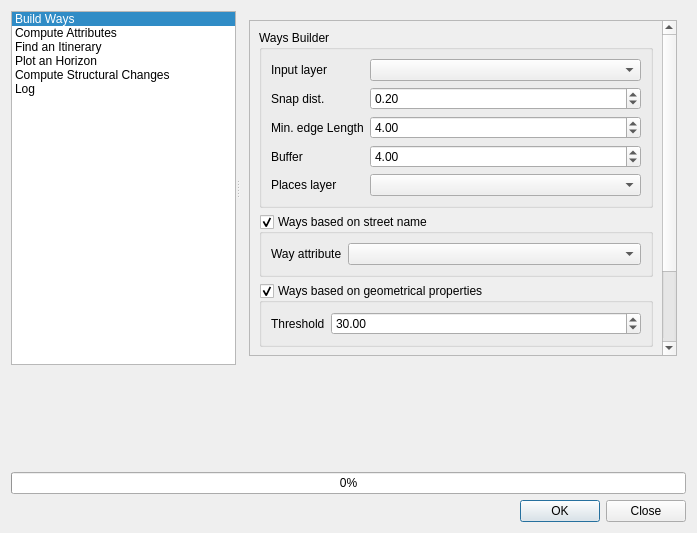
<?xml version="1.0" encoding="UTF-8"?>
<ui version="4.0">
 <class>morpheoDialog</class>
 <widget class="QDialog" name="morpheoDialog">
  <property name="geometry">
   <rect>
    <x>0</x>
    <y>0</y>
    <width>697</width>
    <height>533</height>
   </rect>
  </property>
  <property name="windowTitle">
   <string>Morpheo</string>
  </property>
  <layout class="QVBoxLayout" name="verticalLayout">
   <item>
    <widget class="QSplitter" name="mAlgosSplitter">
     <property name="orientation">
      <enum>Qt::Horizontal</enum>
     </property>
     <property name="childrenCollapsible">
      <bool>false</bool>
     </property>
     <widget class="QFrame" name="mAlgosListFrame">
      <property name="minimumSize">
       <size>
        <width>0</width>
        <height>0</height>
       </size>
      </property>
      <property name="frameShape">
       <enum>QFrame::NoFrame</enum>
      </property>
      <property name="frameShadow">
       <enum>QFrame::Raised</enum>
      </property>
      <layout class="QVBoxLayout" name="mAlgosListLayout">
       <property name="margin">
        <number>0</number>
       </property>
       <item>
        <widget class="QListWidget" name="mAlgosListWidget">
         <property name="minimumSize">
          <size>
           <width>60</width>
           <height>0</height>
          </size>
         </property>
         <property name="maximumSize">
          <size>
           <width>225</width>
           <height>16777215</height>
          </size>
         </property>
         <property name="horizontalScrollBarPolicy">
          <enum>Qt::ScrollBarAlwaysOff</enum>
         </property>
         <property name="editTriggers">
          <set>QAbstractItemView::NoEditTriggers</set>
         </property>
         <property name="iconSize">
          <size>
           <width>32</width>
           <height>32</height>
          </size>
         </property>
         <property name="textElideMode">
          <enum>Qt::ElideNone</enum>
         </property>
         <property name="resizeMode">
          <enum>QListView::Adjust</enum>
         </property>
         <property name="wordWrap">
          <bool>true</bool>
         </property>
         <property name="currentRow">
          <number>0</number>
         </property>
         <item>
          <property name="text">
           <string>Build Ways</string>
          </property>
         </item>
         <item>
          <property name="text">
           <string>Compute Attributes</string>
          </property>
         </item>
         <item>
          <property name="text">
           <string>Find an Itinerary</string>
          </property>
         </item>
         <item>
          <property name="text">
           <string>Plot an Horizon</string>
          </property>
         </item>
         <item>
          <property name="text">
           <string>Compute Structural Changes</string>
          </property>
         </item>
         <item>
          <property name="text">
           <string>Log</string>
          </property>
         </item>
        </widget>
       </item>
      </layout>
     </widget>
     <widget class="QFrame" name="mAlgosFrame">
      <property name="sizePolicy">
       <sizepolicy hsizetype="Expanding" vsizetype="Preferred">
        <horstretch>1</horstretch>
        <verstretch>0</verstretch>
       </sizepolicy>
      </property>
      <property name="frameShape">
       <enum>QFrame::NoFrame</enum>
      </property>
      <property name="frameShadow">
       <enum>QFrame::Raised</enum>
      </property>
      <layout class="QVBoxLayout" name="mAlgosLayout">
       <property name="margin">
        <number>0</number>
       </property>
       <item>
        <widget class="QStackedWidget" name="mAlgosStackedWidget">
         <property name="sizePolicy">
          <sizepolicy hsizetype="Expanding" vsizetype="Expanding">
           <horstretch>0</horstretch>
           <verstretch>0</verstretch>
          </sizepolicy>
         </property>
         <widget class="QWidget" name="mAlgo_01">
          <layout class="QVBoxLayout" name="verticalLayout_2">
           <item>
            <widget class="QScrollArea" name="scrollArea">
             <property name="enabled">
              <bool>true</bool>
             </property>
             <property name="widgetResizable">
              <bool>true</bool>
             </property>
             <widget class="QWidget" name="scrollAreaWidgetContentsWaysBuilder">
              <property name="geometry">
               <rect>
                <x>0</x>
                <y>0</y>
                <width>412</width>
                <height>455</height>
               </rect>
              </property>
              <property name="sizePolicy">
               <sizepolicy hsizetype="Preferred" vsizetype="Maximum">
                <horstretch>0</horstretch>
                <verstretch>0</verstretch>
               </sizepolicy>
              </property>
              <layout class="QVBoxLayout" name="verticalLayout_3">
               <item>
                <widget class="QGroupBox" name="grpWaysBuilder">
                 <property name="sizePolicy">
                  <sizepolicy hsizetype="Preferred" vsizetype="Maximum">
                   <horstretch>0</horstretch>
                   <verstretch>0</verstretch>
                  </sizepolicy>
                 </property>
                 <property name="title">
                  <string>Ways Builder</string>
                 </property>
                 <layout class="QGridLayout" name="gridLayout">
                  <item row="0" column="1">
                   <widget class="QComboBox" name="cbxWaysBuilderInputLayer"/>
                  </item>
                  <item row="0" column="0">
                   <widget class="QLabel" name="lWaysBuilderInputLayer">
                    <property name="sizePolicy">
                     <sizepolicy hsizetype="Maximum" vsizetype="Preferred">
                      <horstretch>0</horstretch>
                      <verstretch>0</verstretch>
                     </sizepolicy>
                    </property>
                    <property name="text">
                     <string>Input layer</string>
                    </property>
                   </widget>
                  </item>
                  <item row="1" column="0">
                   <widget class="QLabel" name="lWaysBuilderSnapDist">
                    <property name="sizePolicy">
                     <sizepolicy hsizetype="Maximum" vsizetype="Preferred">
                      <horstretch>0</horstretch>
                      <verstretch>0</verstretch>
                     </sizepolicy>
                    </property>
                    <property name="text">
                     <string>Snap dist.</string>
                    </property>
                   </widget>
                  </item>
                  <item row="1" column="1">
                   <widget class="QDoubleSpinBox" name="spxWaysBuilderSnapDist">
                    <property name="singleStep">
                     <double>0.100000000000000</double>
                    </property>
                    <property name="value">
                     <double>0.200000000000000</double>
                    </property>
                   </widget>
                  </item>
                  <item row="2" column="1">
                   <widget class="QDoubleSpinBox" name="spxWaysBuilderMinEdgeLength">
                    <property name="value">
                     <double>4.000000000000000</double>
                    </property>
                   </widget>
                  </item>
                  <item row="2" column="0">
                   <widget class="QLabel" name="lWaysBuilderMinEdgeLength">
                    <property name="sizePolicy">
                     <sizepolicy hsizetype="Maximum" vsizetype="Preferred">
                      <horstretch>0</horstretch>
                      <verstretch>0</verstretch>
                     </sizepolicy>
                    </property>
                    <property name="text">
                     <string>Min. edge Length</string>
                    </property>
                   </widget>
                  </item>
                  <item row="3" column="0">
                   <widget class="QLabel" name="lWaysBuilderBuffer">
                    <property name="text">
                     <string>Buffer</string>
                    </property>
                   </widget>
                  </item>
                  <item row="3" column="1">
                   <widget class="QDoubleSpinBox" name="spxWaysBuilderBuffer">
                    <property name="value">
                     <double>4.000000000000000</double>
                    </property>
                   </widget>
                  </item>
                  <item row="4" column="0">
                   <widget class="QLabel" name="lWaysBuilderPlacesLayer">
                    <property name="text">
                     <string>Places layer</string>
                    </property>
                   </widget>
                  </item>
                  <item row="4" column="1">
                   <widget class="QComboBox" name="cbxWaysBuilderPlacesLayer"/>
                  </item>
                 </layout>
                </widget>
               </item>
               <item>
                <widget class="QGroupBox" name="grpWaysBuilderStreetName">
                 <property name="enabled">
                  <bool>true</bool>
                 </property>
                 <property name="sizePolicy">
                  <sizepolicy hsizetype="Preferred" vsizetype="Maximum">
                   <horstretch>0</horstretch>
                   <verstretch>0</verstretch>
                  </sizepolicy>
                 </property>
                 <property name="title">
                  <string>Ways based on street name</string>
                 </property>
                 <property name="checkable">
                  <bool>true</bool>
                 </property>
                 <property name="checked">
                  <bool>true</bool>
                 </property>
                 <layout class="QGridLayout" name="gridLayout_2">
                  <item row="1" column="1">
                   <widget class="QComboBox" name="cbxWaysBuilderWayAttribute"/>
                  </item>
                  <item row="1" column="0">
                   <widget class="QLabel" name="lWaysBuilderWayAttribute">
                    <property name="enabled">
                     <bool>true</bool>
                    </property>
                    <property name="sizePolicy">
                     <sizepolicy hsizetype="Maximum" vsizetype="Preferred">
                      <horstretch>0</horstretch>
                      <verstretch>0</verstretch>
                     </sizepolicy>
                    </property>
                    <property name="text">
                     <string>Way attribute</string>
                    </property>
                   </widget>
                  </item>
                 </layout>
                </widget>
               </item>
               <item>
                <widget class="QGroupBox" name="grpWaysBuilderGeomProps">
                 <property name="sizePolicy">
                  <sizepolicy hsizetype="Preferred" vsizetype="Maximum">
                   <horstretch>0</horstretch>
                   <verstretch>0</verstretch>
                  </sizepolicy>
                 </property>
                 <property name="title">
                  <string>Ways based on geometrical properties</string>
                 </property>
                 <property name="checkable">
                  <bool>true</bool>
                 </property>
                 <layout class="QGridLayout" name="gridLayout_3">
                  <item row="0" column="1">
                   <widget class="QDoubleSpinBox" name="spxWaysBuilderThreshold">
                    <property name="singleStep">
                     <double>10.000000000000000</double>
                    </property>
                    <property name="value">
                     <double>30.000000000000000</double>
                    </property>
                   </widget>
                  </item>
                  <item row="0" column="0">
                   <widget class="QLabel" name="lWaysBuilderThreshold">
                    <property name="sizePolicy">
                     <sizepolicy hsizetype="Maximum" vsizetype="Preferred">
                      <horstretch>0</horstretch>
                      <verstretch>0</verstretch>
                     </sizepolicy>
                    </property>
                    <property name="text">
                     <string>Threshold</string>
                    </property>
                   </widget>
                  </item>
                 </layout>
                </widget>
               </item>
               <item>
                <widget class="QGroupBox" name="grWaysBuilderOutput">
                 <property name="sizePolicy">
                  <sizepolicy hsizetype="Preferred" vsizetype="Maximum">
                   <horstretch>0</horstretch>
                   <verstretch>0</verstretch>
                  </sizepolicy>
                 </property>
                 <property name="title">
                  <string>Ouput</string>
                 </property>
                 <layout class="QGridLayout" name="gridLayout_4">
                  <item row="1" column="1">
                   <widget class="QLineEdit" name="letWaysBuilderDBName"/>
                  </item>
                  <item row="1" column="0">
                   <widget class="QLabel" name="lWaysBuilderDBName">
                    <property name="sizePolicy">
                     <sizepolicy hsizetype="Maximum" vsizetype="Preferred">
                      <horstretch>0</horstretch>
                      <verstretch>0</verstretch>
                     </sizepolicy>
                    </property>
                    <property name="text">
                     <string>DB name</string>
                    </property>
                   </widget>
                  </item>
                  <item row="0" column="0">
                   <widget class="QLabel" name="lWaysBuilderDirectoryPath">
                    <property name="text">
                     <string>Directory</string>
                    </property>
                   </widget>
                  </item>
                  <item row="0" column="1">
                   <layout class="QHBoxLayout" name="horizontalLayout_2">
                    <item>
                     <widget class="QLineEdit" name="letWaysBuilderDirectoryPath"/>
                    </item>
                    <item>
                     <widget class="QPushButton" name="pbnWaysBuilderDirectoryPath">
                      <property name="sizePolicy">
                       <sizepolicy hsizetype="Minimum" vsizetype="Fixed">
                        <horstretch>0</horstretch>
                        <verstretch>0</verstretch>
                       </sizepolicy>
                      </property>
                      <property name="text">
                       <string>...</string>
                      </property>
                     </widget>
                    </item>
                   </layout>
                  </item>
                 </layout>
                </widget>
               </item>
              </layout>
             </widget>
            </widget>
           </item>
          </layout>
         </widget>
         <widget class="QWidget" name="mAlgo_02">
          <layout class="QVBoxLayout" name="verticalLayout_5">
           <item>
            <widget class="QScrollArea" name="scrollArea_2">
             <property name="widgetResizable">
              <bool>true</bool>
             </property>
             <widget class="QWidget" name="scrollAreaWidgetContentsWayAttributes">
              <property name="geometry">
               <rect>
                <x>0</x>
                <y>0</y>
                <width>428</width>
                <height>397</height>
               </rect>
              </property>
              <property name="sizePolicy">
               <sizepolicy hsizetype="Preferred" vsizetype="Maximum">
                <horstretch>0</horstretch>
                <verstretch>0</verstretch>
               </sizepolicy>
              </property>
              <layout class="QVBoxLayout" name="verticalLayout_4">
               <item>
                <widget class="QGroupBox" name="grpWayAttributes">
                 <property name="sizePolicy">
                  <sizepolicy hsizetype="Preferred" vsizetype="Maximum">
                   <horstretch>0</horstretch>
                   <verstretch>0</verstretch>
                  </sizepolicy>
                 </property>
                 <property name="title">
                  <string>Compute Attributes</string>
                 </property>
                 <layout class="QGridLayout" name="gridLayout_5">
                  <item row="0" column="0">
                   <widget class="QLabel" name="lWayAttributesDBPath">
                    <property name="text">
                     <string>Database path</string>
                    </property>
                   </widget>
                  </item>
                  <item row="0" column="1">
                   <layout class="QHBoxLayout" name="horizontalLayout_5">
                    <item>
                     <widget class="QLineEdit" name="letWayAttributesDBPath"/>
                    </item>
                    <item>
                     <widget class="QPushButton" name="pbnWayAttributesDBPath">
                      <property name="text">
                       <string>...</string>
                      </property>
                     </widget>
                    </item>
                   </layout>
                  </item>
                  <item row="1" column="1">
                   <widget class="QComboBox" name="cbxWayAttributesComputeOn">
                    <property name="currentIndex">
                     <number>0</number>
                    </property>
                    <item>
                     <property name="text">
                      <string>Ways</string>
                     </property>
                    </item>
                    <item>
                     <property name="text">
                      <string>Edges</string>
                     </property>
                    </item>
                   </widget>
                  </item>
                  <item row="1" column="0">
                   <widget class="QLabel" name="lWayAttributesComputeOn">
                    <property name="text">
                     <string>Compute on</string>
                    </property>
                   </widget>
                  </item>
                 </layout>
                </widget>
               </item>
               <item>
                <widget class="QGroupBox" name="grpWayAttributesLocal">
                 <property name="sizePolicy">
                  <sizepolicy hsizetype="Preferred" vsizetype="Maximum">
                   <horstretch>0</horstretch>
                   <verstretch>0</verstretch>
                  </sizepolicy>
                 </property>
                 <property name="title">
                  <string>Local attributes</string>
                 </property>
                 <layout class="QVBoxLayout" name="verticalLayout_7">
                  <item>
                   <widget class="QCheckBox" name="cbxWayAttributesOrthogonality">
                    <property name="text">
                     <string>Orthogonality</string>
                    </property>
                   </widget>
                  </item>
                  <item>
                   <widget class="QCheckBox" name="cbxWayAttributesRtopo">
                    <property name="text">
                     <string>Topological radius</string>
                    </property>
                   </widget>
                  </item>
                 </layout>
                </widget>
               </item>
               <item>
                <widget class="QGroupBox" name="grpWayAttributesGlobal">
                 <property name="sizePolicy">
                  <sizepolicy hsizetype="Preferred" vsizetype="Maximum">
                   <horstretch>0</horstretch>
                   <verstretch>0</verstretch>
                  </sizepolicy>
                 </property>
                 <property name="title">
                  <string>Global attributes</string>
                 </property>
                 <layout class="QVBoxLayout" name="verticalLayout_6">
                  <item>
                   <widget class="QCheckBox" name="cbxWayAttributesBetweenness">
                    <property name="text">
                     <string>Betweenness centrality</string>
                    </property>
                   </widget>
                  </item>
                  <item>
                   <widget class="QCheckBox" name="cbxWayAttributesCloseness">
                    <property name="text">
                     <string>Closeness centrality</string>
                    </property>
                   </widget>
                  </item>
                  <item>
                   <widget class="QCheckBox" name="cbxWayAttributesStress">
                    <property name="text">
                     <string>Use (stress centrality)</string>
                    </property>
                   </widget>
                  </item>
                 </layout>
                </widget>
               </item>
               <item>
                <widget class="QGroupBox" name="grpWayAttributesClasses">
                 <property name="sizePolicy">
                  <sizepolicy hsizetype="Preferred" vsizetype="Maximum">
                   <horstretch>0</horstretch>
                   <verstretch>0</verstretch>
                  </sizepolicy>
                 </property>
                 <property name="title">
                  <string>Classification ?</string>
                 </property>
                 <layout class="QGridLayout" name="gridLayout_6">
                  <item row="0" column="1">
                   <widget class="QSpinBox" name="spxWayAttributesClasses">
                    <property name="minimum">
                     <number>2</number>
                    </property>
                    <property name="value">
                     <number>10</number>
                    </property>
                   </widget>
                  </item>
                  <item row="0" column="0">
                   <widget class="QLabel" name="lWayAttributesClasses">
                    <property name="sizePolicy">
                     <sizepolicy hsizetype="Maximum" vsizetype="Preferred">
                      <horstretch>0</horstretch>
                      <verstretch>0</verstretch>
                     </sizepolicy>
                    </property>
                    <property name="text">
                     <string>Number of classes</string>
                    </property>
                   </widget>
                  </item>
                 </layout>
                </widget>
               </item>
              </layout>
             </widget>
            </widget>
           </item>
          </layout>
         </widget>
         <widget class="QWidget" name="mAlgo_03"/>
         <widget class="QWidget" name="mAlgo_04">
          <layout class="QVBoxLayout" name="verticalLayout_10">
           <item>
            <widget class="QScrollArea" name="scrollArea_4">
             <property name="widgetResizable">
              <bool>true</bool>
             </property>
             <widget class="QWidget" name="scrollAreaWidgetContentsHorizon">
              <property name="geometry">
               <rect>
                <x>0</x>
                <y>0</y>
                <width>428</width>
                <height>281</height>
               </rect>
              </property>
              <property name="sizePolicy">
               <sizepolicy hsizetype="Preferred" vsizetype="Maximum">
                <horstretch>0</horstretch>
                <verstretch>0</verstretch>
               </sizepolicy>
              </property>
              <layout class="QVBoxLayout" name="verticalLayout_11">
               <item>
                <widget class="QGroupBox" name="grpHorizon">
                 <property name="sizePolicy">
                  <sizepolicy hsizetype="Preferred" vsizetype="Maximum">
                   <horstretch>0</horstretch>
                   <verstretch>0</verstretch>
                  </sizepolicy>
                 </property>
                 <property name="title">
                  <string>Plot an Horizon</string>
                 </property>
                 <layout class="QGridLayout" name="gridLayout_9">
                  <item row="2" column="1">
                   <widget class="QComboBox" name="cbxHorizonWayAttribute"/>
                  </item>
                  <item row="0" column="1">
                   <layout class="QHBoxLayout" name="horizontalLayout_11">
                    <item>
                     <widget class="QLineEdit" name="letHorizonDBPath"/>
                    </item>
                    <item>
                     <widget class="QPushButton" name="pbnHorizonDBPath">
                      <property name="text">
                       <string>...</string>
                      </property>
                     </widget>
                    </item>
                   </layout>
                  </item>
                  <item row="1" column="0">
                   <widget class="QLabel" name="lHorizonWayLayer">
                    <property name="text">
                     <string>Way layer</string>
                    </property>
                   </widget>
                  </item>
                  <item row="0" column="0">
                   <widget class="QLabel" name="lHorizonDBPath">
                    <property name="text">
                     <string>DB path</string>
                    </property>
                   </widget>
                  </item>
                  <item row="1" column="1">
                   <widget class="QComboBox" name="cbxHorizonWayLayer"/>
                  </item>
                  <item row="3" column="0">
                   <widget class="QLabel" name="lHorizonPercentile">
                    <property name="text">
                     <string>Percentile</string>
                    </property>
                   </widget>
                  </item>
                  <item row="3" column="1">
                   <widget class="QSpinBox" name="spxHorizonPercentile">
                    <property name="minimum">
                     <number>1</number>
                    </property>
                    <property name="value">
                     <number>5</number>
                    </property>
                   </widget>
                  </item>
                  <item row="4" column="1">
                   <widget class="QSpinBox" name="spxHorizonPlotBins">
                    <property name="minimum">
                     <number>2</number>
                    </property>
                    <property name="value">
                     <number>20</number>
                    </property>
                   </widget>
                  </item>
                  <item row="2" column="0">
                   <widget class="QLabel" name="lHorizonWayAttribute">
                    <property name="text">
                     <string>Attribute</string>
                    </property>
                   </widget>
                  </item>
                  <item row="5" column="1">
                   <widget class="QSpinBox" name="spxHorizonPlotWidth">
                    <property name="minimum">
                     <number>10</number>
                    </property>
                    <property name="maximum">
                     <number>2000</number>
                    </property>
                    <property name="singleStep">
                     <number>10</number>
                    </property>
                    <property name="value">
                     <number>400</number>
                    </property>
                   </widget>
                  </item>
                  <item row="6" column="1">
                   <widget class="QSpinBox" name="spxHorizonPlotHeight">
                    <property name="minimum">
                     <number>10</number>
                    </property>
                    <property name="maximum">
                     <number>2000</number>
                    </property>
                    <property name="singleStep">
                     <number>10</number>
                    </property>
                    <property name="value">
                     <number>300</number>
                    </property>
                   </widget>
                  </item>
                  <item row="4" column="0">
                   <widget class="QLabel" name="lHorizonPlotBins">
                    <property name="text">
                     <string>Bins</string>
                    </property>
                   </widget>
                  </item>
                  <item row="5" column="0">
                   <widget class="QLabel" name="lHorizonPlotWidth">
                    <property name="text">
                     <string>Width img.</string>
                    </property>
                   </widget>
                  </item>
                  <item row="6" column="0">
                   <widget class="QLabel" name="lHorizonPlotHeight">
                    <property name="text">
                     <string>Height img.</string>
                    </property>
                   </widget>
                  </item>
                 </layout>
                </widget>
               </item>
              </layout>
             </widget>
            </widget>
           </item>
          </layout>
         </widget>
         <widget class="QWidget" name="mAlgo_05">
          <layout class="QVBoxLayout" name="verticalLayout_8">
           <item>
            <widget class="QScrollArea" name="scrollArea_3">
             <property name="widgetResizable">
              <bool>true</bool>
             </property>
             <widget class="QWidget" name="scrollAreaWidgetContentsStructuralDiff">
              <property name="geometry">
               <rect>
                <x>0</x>
                <y>0</y>
                <width>428</width>
                <height>255</height>
               </rect>
              </property>
              <property name="sizePolicy">
               <sizepolicy hsizetype="Preferred" vsizetype="Maximum">
                <horstretch>0</horstretch>
                <verstretch>0</verstretch>
               </sizepolicy>
              </property>
              <layout class="QVBoxLayout" name="verticalLayout_9">
               <item>
                <widget class="QGroupBox" name="grpStructuralDiff">
                 <property name="sizePolicy">
                  <sizepolicy hsizetype="Preferred" vsizetype="Maximum">
                   <horstretch>0</horstretch>
                   <verstretch>0</verstretch>
                  </sizepolicy>
                 </property>
                 <property name="title">
                  <string>Structural changes</string>
                 </property>
                 <layout class="QGridLayout" name="gridLayout_7">
                  <item row="1" column="0">
                   <widget class="QLabel" name="lStructuralDiffDBPath2">
                    <property name="text">
                     <string>Final directory</string>
                    </property>
                   </widget>
                  </item>
                  <item row="0" column="0">
                   <widget class="QLabel" name="lStructuralDiffDBPath1">
                    <property name="text">
                     <string>Initial directory</string>
                    </property>
                   </widget>
                  </item>
                  <item row="0" column="1">
                   <layout class="QHBoxLayout" name="horizontalLayout_7">
                    <item>
                     <widget class="QLineEdit" name="letStructuralDiffDBPath1"/>
                    </item>
                    <item>
                     <widget class="QPushButton" name="pbnStructuralDiffDBPath1">
                      <property name="text">
                       <string>...</string>
                      </property>
                     </widget>
                    </item>
                   </layout>
                  </item>
                  <item row="1" column="1">
                   <layout class="QHBoxLayout" name="horizontalLayout_8">
                    <item>
                     <widget class="QLineEdit" name="letStructuralDiffDBPath2"/>
                    </item>
                    <item>
                     <widget class="QPushButton" name="pbnStructuralDiffDBPath2">
                      <property name="text">
                       <string>...</string>
                      </property>
                     </widget>
                    </item>
                   </layout>
                  </item>
                  <item row="2" column="1">
                   <widget class="QDoubleSpinBox" name="spxStructuralDiffTolerance">
                    <property name="value">
                     <double>1.000000000000000</double>
                    </property>
                   </widget>
                  </item>
                  <item row="2" column="0">
                   <widget class="QLabel" name="lStructuralDiffTolerance">
                    <property name="text">
                     <string>Tolerance</string>
                    </property>
                   </widget>
                  </item>
                 </layout>
                </widget>
               </item>
               <item>
                <widget class="QGroupBox" name="grpStructuralDiffOutput">
                 <property name="sizePolicy">
                  <sizepolicy hsizetype="Preferred" vsizetype="Maximum">
                   <horstretch>0</horstretch>
                   <verstretch>0</verstretch>
                  </sizepolicy>
                 </property>
                 <property name="title">
                  <string>Output</string>
                 </property>
                 <layout class="QGridLayout" name="gridLayout_8">
                  <item row="1" column="0">
                   <widget class="QLabel" name="lStructuralDiffDBName">
                    <property name="text">
                     <string>DB Name</string>
                    </property>
                   </widget>
                  </item>
                  <item row="0" column="0">
                   <widget class="QLabel" name="lStructuralDiffDirectoryPath">
                    <property name="text">
                     <string>Directory</string>
                    </property>
                   </widget>
                  </item>
                  <item row="1" column="1">
                   <widget class="QLineEdit" name="letStructuralDiffDBName"/>
                  </item>
                  <item row="0" column="1">
                   <layout class="QHBoxLayout" name="horizontalLayout_9">
                    <item>
                     <widget class="QLineEdit" name="letStructuralDiffDirectoryPath"/>
                    </item>
                    <item>
                     <widget class="QPushButton" name="pbnStructuralDiffDirectoryPath">
                      <property name="text">
                       <string>...</string>
                      </property>
                     </widget>
                    </item>
                   </layout>
                  </item>
                 </layout>
                </widget>
               </item>
              </layout>
             </widget>
            </widget>
           </item>
          </layout>
         </widget>
         <widget class="QWidget" name="mAlgo_06">
          <layout class="QVBoxLayout" name="verticalLayout_12">
           <item>
            <widget class="QTextEdit" name="txtLog">
             <property name="readOnly">
              <bool>true</bool>
             </property>
            </widget>
           </item>
          </layout>
         </widget>
        </widget>
       </item>
      </layout>
     </widget>
    </widget>
   </item>
   <item>
    <widget class="QLabel" name="lblProgress">
     <property name="text">
      <string/>
     </property>
    </widget>
   </item>
   <item>
    <widget class="QProgressBar" name="progressBar">
     <property name="value">
      <number>0</number>
     </property>
    </widget>
   </item>
   <item>
    <widget class="QDialogButtonBox" name="buttonBox">
     <property name="orientation">
      <enum>Qt::Horizontal</enum>
     </property>
     <property name="standardButtons">
      <set>QDialogButtonBox::Close|QDialogButtonBox::Ok</set>
     </property>
    </widget>
   </item>
  </layout>
 </widget>
 <tabstops>
  <tabstop>mAlgosListWidget</tabstop>
  <tabstop>scrollArea</tabstop>
  <tabstop>cbxWaysBuilderInputLayer</tabstop>
  <tabstop>spxWaysBuilderSnapDist</tabstop>
  <tabstop>spxWaysBuilderMinEdgeLength</tabstop>
  <tabstop>spxWaysBuilderBuffer</tabstop>
  <tabstop>cbxWaysBuilderPlacesLayer</tabstop>
  <tabstop>grpWaysBuilderStreetName</tabstop>
  <tabstop>cbxWaysBuilderWayAttribute</tabstop>
  <tabstop>grpWaysBuilderGeomProps</tabstop>
  <tabstop>spxWaysBuilderThreshold</tabstop>
  <tabstop>letWaysBuilderDirectoryPath</tabstop>
  <tabstop>pbnWaysBuilderDirectoryPath</tabstop>
  <tabstop>letWaysBuilderDBName</tabstop>
  <tabstop>scrollArea_2</tabstop>
  <tabstop>letWayAttributesDBPath</tabstop>
  <tabstop>pbnWayAttributesDBPath</tabstop>
  <tabstop>cbxWayAttributesComputeOn</tabstop>
  <tabstop>cbxWayAttributesOrthogonality</tabstop>
  <tabstop>cbxWayAttributesRtopo</tabstop>
  <tabstop>cbxWayAttributesBetweenness</tabstop>
  <tabstop>cbxWayAttributesCloseness</tabstop>
  <tabstop>cbxWayAttributesStress</tabstop>
  <tabstop>spxWayAttributesClasses</tabstop>
  <tabstop>scrollArea_4</tabstop>
  <tabstop>letHorizonDBPath</tabstop>
  <tabstop>pbnHorizonDBPath</tabstop>
  <tabstop>cbxHorizonWayLayer</tabstop>
  <tabstop>cbxHorizonWayAttribute</tabstop>
  <tabstop>spxHorizonPercentile</tabstop>
  <tabstop>spxHorizonPlotBins</tabstop>
  <tabstop>spxHorizonPlotWidth</tabstop>
  <tabstop>spxHorizonPlotHeight</tabstop>
  <tabstop>scrollArea_3</tabstop>
  <tabstop>letStructuralDiffDBPath1</tabstop>
  <tabstop>pbnStructuralDiffDBPath1</tabstop>
  <tabstop>letStructuralDiffDBPath2</tabstop>
  <tabstop>pbnStructuralDiffDBPath2</tabstop>
  <tabstop>spxStructuralDiffTolerance</tabstop>
  <tabstop>letStructuralDiffDirectoryPath</tabstop>
  <tabstop>pbnStructuralDiffDirectoryPath</tabstop>
  <tabstop>letStructuralDiffDBName</tabstop>
  <tabstop>txtLog</tabstop>
  <tabstop>buttonBox</tabstop>
 </tabstops>
 <resources/>
 <connections>
  <connection>
   <sender>mAlgosListWidget</sender>
   <signal>currentRowChanged(int)</signal>
   <receiver>mAlgosStackedWidget</receiver>
   <slot>setCurrentIndex(int)</slot>
   <hints>
    <hint type="sourcelabel">
     <x>83</x>
     <y>240</y>
    </hint>
    <hint type="destinationlabel">
     <x>426</x>
     <y>240</y>
    </hint>
   </hints>
  </connection>
  <connection>
   <sender>buttonBox</sender>
   <signal>accepted()</signal>
   <receiver>morpheoDialog</receiver>
   <slot>accept()</slot>
   <hints>
    <hint type="sourcelabel">
     <x>20</x>
     <y>20</y>
    </hint>
    <hint type="destinationlabel">
     <x>20</x>
     <y>20</y>
    </hint>
   </hints>
  </connection>
  <connection>
   <sender>buttonBox</sender>
   <signal>rejected()</signal>
   <receiver>morpheoDialog</receiver>
   <slot>reject()</slot>
   <hints>
    <hint type="sourcelabel">
     <x>20</x>
     <y>20</y>
    </hint>
    <hint type="destinationlabel">
     <x>20</x>
     <y>20</y>
    </hint>
   </hints>
  </connection>
 </connections>
</ui>
